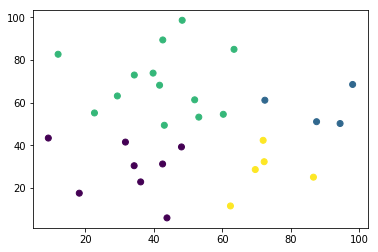

Reproduce this figure in Python.
import numpy as np
from scipy import cluster
from matplotlib import pyplot

np.random.seed(123)
tests = np.reshape( np.random.uniform(0,100,60), (30,2) )

print(tests)


#plot variance for each value for 'k' between 1,10
initial = [cluster.vq.kmeans(tests,i) for i in range(1,10)]
pyplot.plot([var for (cent,var) in initial])
pyplot.show()


cent, var = initial[3]
#use vq() to get as assignment for each obs.
assignment,cdist = cluster.vq.vq(tests,cent)
pyplot.scatter(tests[:,0], tests[:,1], c=assignment)
pyplot.show()
